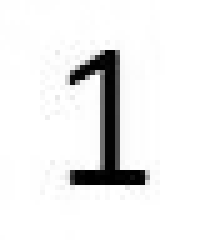
#> input picture assets/test2.JPG, 40 x 50 px, found by its file name (shown 5 times larger); its folder holds 5 pictures in this run
$ python main.py
#> lines starting #> are read from the running program, lines starting #| are printed output that depends on the picture
### image.py
from skimage import io
from skimage.transform import resize
import matplotlib.pyplot as plt
import numpy as np

class Image:
    def __init__(self):
        """Initialisation d'une image composee d'un tableau numpy 2D vide
        (pixels) et de 2 dimensions (H = height et W = width) mises a 0
        """
        self.pixels = None
        self.H = 0
        self.W = 0


    def set_pixels(self, tab_pixels):
        """ Remplissage du tableau pixels de l'image self avec un tableau 2D (tab_pixels)
        et affectation des dimensions de l'image self avec les dimensions
        du tableau 2D (tab_pixels)
        """
        self.pixels = tab_pixels
        self.H, self.W = self.pixels.shape


    def load(self, file_name):
        """ Lecture d'un image a partir d'un fichier de nom "file_name"""
#> called with file_name = '../assets/test2.JPG'
        self.pixels = io.imread(file_name)
#> self.pixels is the input picture: shape (50, 40); min 0, max 255, mean 236.1
        self.H,self.W = self.pixels.shape
#> self.H = 50; self.W = 40
        print("lecture image : " + file_name + " (" + str(self.H) + "x" + str(self.W) + ")")
#| lecture image : ../assets/test2.JPG (50x40)


    def display(self, window_name):
        """Affichage a l'ecran d'une image"""
        fig = plt.figure(window_name)
        if (not (self.pixels is None)):
            io.imshow(self.pixels)
            io.show()
        else:
            print("L'image est vide. Rien à afficher")


    #==============================================================================
    # Methode de binarisation
    # 2 parametres :
    #   self : l'image a binariser
    #   S : le seuil de binarisation
    #   on retourne une nouvelle image binarisee
    #==============================================================================

    def binarisation(self, S):
        """ creation d'une image vide"""
#> called with S = 70
        im_bin = Image()
        im_bin.set_pixels(np.zeros((self.H, self.W), dtype=np.uint8))
        for i in range (len(im_bin.pixels)):
            for k in range (len(im_bin.pixels[0])):
                if self.pixels[i][k]<= S:
                    im_bin.pixels[i][k]=0
                else:
                    im_bin.pixels[i][k]=255
#> call 2 of display, with window_name = 'Image binarisee'
#> in display (call 2), `io.show()`:
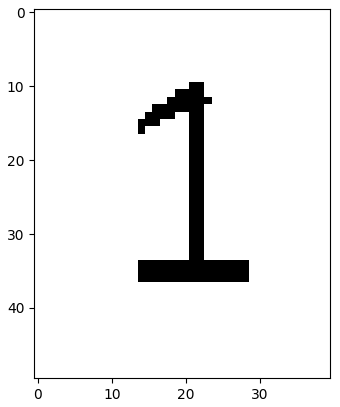
#> figure drawn by matplotlib, 1 panel

        return im_bin


    #==============================================================================
    # Dans une image binaire contenant une forme noire sur un fond blanc
    # la methode 'localisation' permet de limiter l'image au rectangle englobant
    # la forme noire
    # 1 parametre :
    #   self : l'image binaire que l'on veut recadrer
    #   on retourne une nouvelle image recadree
    #==============================================================================
    def localisation(self):
        im_loc = Image()
        lmin = self.H-1
        lmax = 0
        cmin = self.W-1
        cmax = 0
        for l in range(len(self.pixels)):
            for c in range (len(self.pixels[0])):
                if l<lmin:
                    if self.pixels [l][c] ==0:
                        lmin = l
                elif l>=lmax:
                    if self.pixels [l][c] ==0:
                        lmax = l
                if c<cmin:
                    if self.pixels [l][c] ==0:
                        cmin = c
                elif c>=cmax:
                    if self.pixels [l][c] ==0:
                        cmax = c
#> call 3 of display, with window_name = 'Image localisee'
#> in display (call 3), `io.show()`:
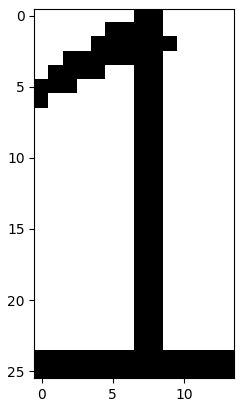
#> figure drawn by matplotlib, 1 panel
        im_loc.set_pixels(self.pixels[lmin:lmax,cmin:cmax])
        return im_loc

    #==============================================================================
    # Methode de redimensionnement d'image
    #==============================================================================
    def resize(self, new_H, new_W):
#> call 4 of display, with window_name = 'Image redimensionee'
#> in display (call 4), `io.show()`:
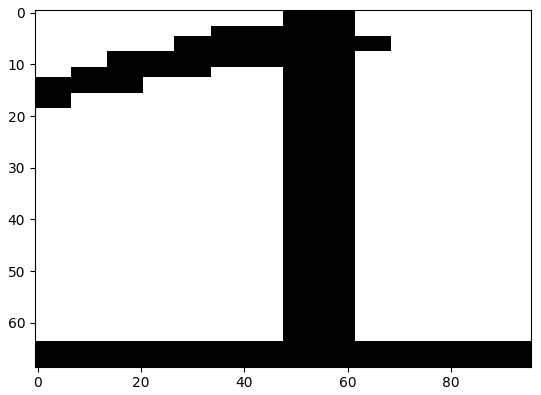
#> figure drawn by matplotlib, 1 panel
        newIm = Image()
        pixels_resized = resize(self.pixels, (new_H,new_W), 0)
        newIm.set_pixels(np.uint8(pixels_resized*255))

        return newIm


    #==============================================================================
    # Methode de mesure de similitude entre l'image self et un modele im
    #==============================================================================
    # [9 lines left out: function similitude, not called in this run]

### reconnaissance.py
from image import Image

def lecture_modeles(chemin_dossier):
    fichiers= ['_0.png','_1.png','_2.png','_3.png','_4.png','_5.png','_6.png',
            '_7.png','_8.png','_9.png']
    liste_modeles = []
    for fichier in fichiers:
        model = Image()
        model.load(chemin_dossier + fichier)
        liste_modeles.append(model)
    return liste_modeles


# [13 lines left out: function reconnaissance_chiffre, not called in this run]

### main.py
'''
File: main.py
Created Date: Friday August 27th 2021 - 02:35pm
Author: Ammar Mian
Contact: ammar.mian@univ-smb.fr
-----
Last Modified: Mon Aug 30 2021
Modified By: Ammar Mian
-----
Copyright (c) 2021 Université Savoie Mont-Blanc
'''
import matplotlib.pyplot as plt
from image import Image
from reconnaissance import reconnaissance_chiffre, lecture_modeles


if __name__ == '__main__':

    # Variables utiles
    path_to_assets = '../assets/'
    plt.ion() # Mode interactif de matplotlib our ne pas bloquer l'éxécutions lorsque l'on fait display

    #==============================================================================
    # Lecture image et affichage
    #==============================================================================
    image = Image()
    image.load(path_to_assets + 'test2.JPG')
    image.display("Exemple d'image")

    #==============================================================================
    # Binarisation de l'image et affichage
    #==============================================================================
    S = 70
    image_binarisee = image.binarisation(S)
    image_binarisee.display("Image binarisee")

    #==============================================================================
    # Localisation de l'image et affichage
    #==============================================================================
    image_localisee = image_binarisee.localisation()
    image_localisee.display("Image localisee")

    #==============================================================================
    # Redimensionnement de l'image et affichage
    #==============================================================================
    image_resizee = image_localisee.resize(69,96 )
    image_resizee.display("Image redimensionee")

    #==============================================================================
    # Lecture modeles et reconnaissance
    #==============================================================================
#> (the run stopped early here; a loop or call above may not have finished)
